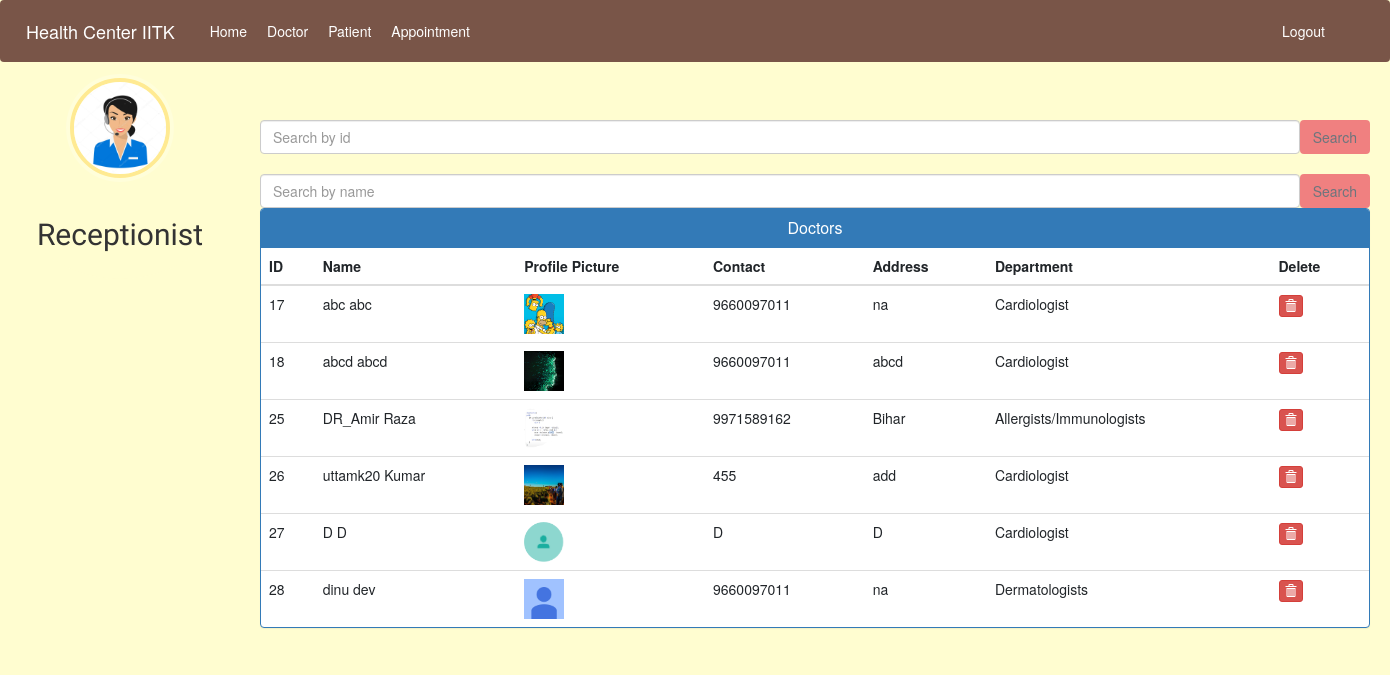
/admin-view-doctor (signed in), run on an earlier commit of the app's database.
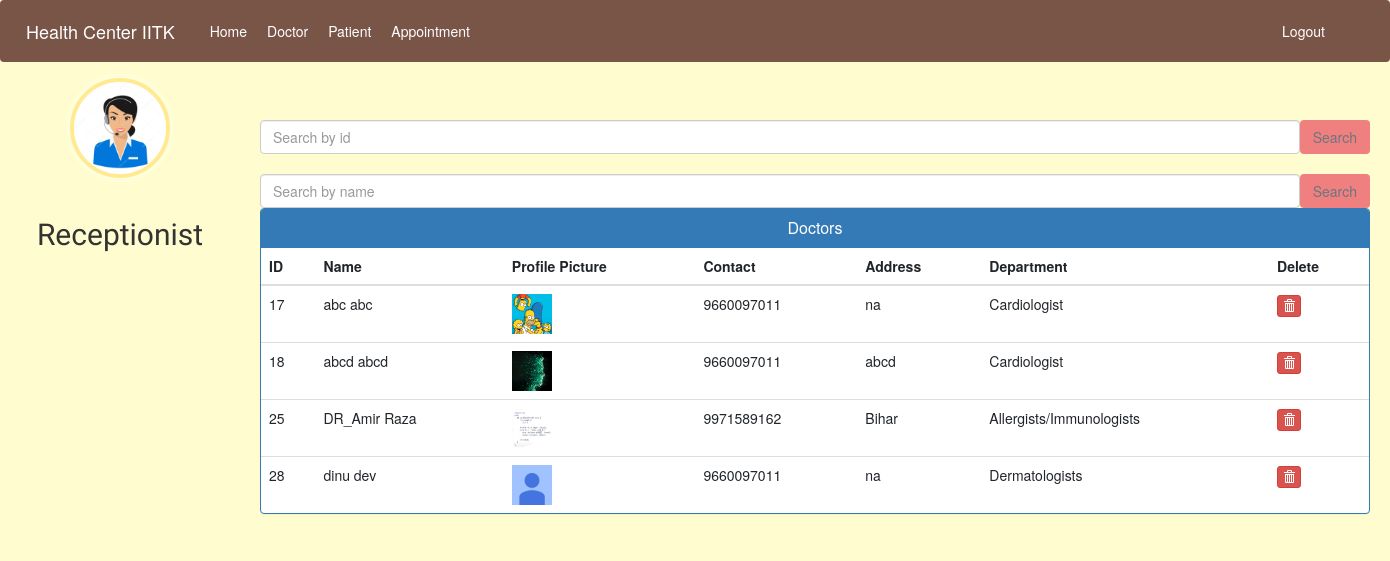
And on a later commit of the database.
### hospital/models.py (models this page shows, shortened)
class Doctor(models.Model):
    user = models.OneToOneField(User, on_delete=models.CASCADE)
    profile_pic = models.ImageField(
        upload_to='profile_pic/DoctorProfilePic/', default='../static/images/error.jpg', null=True, blank=True)
    address = models.CharField(max_length=40)
    mobile = models.CharField(max_length=20, null=True)
    department = models.CharField(
        max_length=50, choices=departments, default='Cardiologist')
    status = models.BooleanField(default=False)
    @property
    def get_name(self):
        return self.user.first_name+" "+self.user.last_name
    @property
    def get_id(self):
        return self.user.id

### hospital/views.py (the view)
# urls.py: path('admin-view-doctor', views.admin_view_doctor_view,
@login_required(login_url='adminlogin')
@user_passes_test(is_admin)
def admin_view_doctor_view(request):
    if 'q' in request.GET:
        q = request.GET['q']
        doctors = models.Doctor.objects.all().filter(
            user__first_name__icontains=q, status=True)
        return render(request, 'hospital/admin_view_doctor.html', {'doctors': doctors})
    else:
        doctors = models.Doctor.objects.all().filter(status=True)
        return render(request, 'hospital/admin_view_doctor.html', {'doctors': doctors})

### hospital/views.py (called while the page is built)
def is_admin(user):
    return user.groups.filter(name='ADMIN').exists()

### templates/hospital/admin_view_doctor.html (shortened to what this page needs)
{% extends 'hospital/admin_base.html' %}
{% block content %}
{%load static%}
<head>
  <link href="//netdna.bootstrapcdn.com/bootstrap/3.0.0/css/bootstrap.min.css" rel="stylesheet" id="bootstrap-css">
</head>
<div class="container">
  <br />
  <br />
  <br />
  <br />
  <form class="d-flex" method=GET action="{% url 'admin-view-doctor-id' %}">
    <input class="form-control me-2" type="search" placeholder="Search by id" aria-label="Search by id" name='q'>
    <button class="btn btn-outline-secondary" type="submit" style="background-color: lightcoral">Search</button>
  </form>
  <br>
  <form class="d-flex" method=GET action="{% url 'admin-view-doctor' %}">
    <input class="form-control me-2" type="search" placeholder="Search by name" aria-label="Search" name='q'>
    <button class="btn btn-outline-secondary" type="submit" style="background-color: lightcoral">Search</button>
  </form>
  <div class="panel panel-primary">
    <div class="panel-heading">
      <h6 class="panel-title">Doctors</h6>
    </div>
    <table class="table table-hover" id="dev-table">
      <thead>
        <tr>
          <th>ID</th>
          <th>Name</th>
          <th>Profile Picture</th>
          <th>Contact</th>
          <th>Address</th>
          <th>Department</th>
          <th>Delete</th>
        </tr>
      </thead>
      {% for d in doctors %}
      <tr>
        <td> {{d.get_id}}</td>
        <td> {{d.get_name}}</td>
        <td> <img src="{% static d.profile_pic.url %}" alt="Profile Pic" height="40px" width="40px" /></td>
        <td>{{d.mobile}}</td>
        <td>{{d.address}}</td>
        <td>{{d.department}}</td>
        <td><a class="btn btn-danger btn-xs" href="{% url 'delete-doctor-from-hospital' d.id  %}"><span
              class="glyphicon glyphicon-trash"></span></a></td>
      </tr>
      {% endfor %}
    </table>
  </div>
</div>
{% endblock content %}

### templates/hospital/admin_base.html (shortened to what this page needs)
<!DOCTYPE html>
{% load static %}
<html lang="en">
<head>
  <link rel="stylesheet" href="https://stackpath.bootstrapcdn.com/bootstrap/4.3.1/css/bootstrap.min.css">
  <link rel="stylesheet" href="https://maxcdn.bootstrapcdn.com/font-awesome/4.7.0/css/font-awesome.min.css">
  <link rel="stylesheet" href="{% static '/style.css' %}">
</head>
<body style="background-color:rgb(255, 253, 208) ;" style="font-family: 'Work Sans', sans-serif;">
  <nav class="menu" tabindex="0">
    <header style="background-color: rgb(255, 253, 208);" class="avatar">
      <img src="{% static "images/admin.png" %}" />
      <br><br>
      <h2 style="font-family: 'Work Sans', sans-serif;">Receptionist</h2>
    </header>
  </nav>
  <main>
    <div class="bs-example">
      <nav class="navbar navbar-expand-lg  navbar-dark fixed-top" id="fkup" style="background:rgb(121, 85, 72);">
        <a href="#" class="navbar-brand">Health Center IITK</a>
        <a href="/admin-dashboard" class="nav-item nav-link" style="color:white" style="font-family: 'Work Sans', sans-serif;">Home</a>
        <a href="/admin-doctor" class="nav-item nav-link"style="color:white" style="font-family: 'Work Sans', sans-serif;">Doctor</a>
        <a href="/admin-patient" class="nav-item nav-link"style="color:white"style="font-family: 'Work Sans', sans-serif;">Patient</a>
        <a href="/admin-appointment" class="nav-item nav-link"style="color:white" style="font-family: 'Work Sans', sans-serif;">Appointment</a>
        <div class="collapse navbar-collapse justify-content-between" id="navbarCollapse">
          <div class="navbar-nav" style=" margin-left: 90%;">
            <a href="/logout" class="nav-item nav-link" style="color:white">Logout</a>
          </div>
        </div>
      </nav>
    </div>
    <br><br>
    {% block content %}
    {% endblock content %}
    <br><br><br><br>
  </main>
</body>
</html>

### static/style.css (style rules this page uses)
body { padding-left: 240px; }
main { position: relative; height: 100vh; }
.menu { background: #5bc995; height: 100vh; width: 240px; position: fixed; top: 0px; left: 0; z-index: 5; outline: none; }
.menu .avatar { background: rgba(0, 0, 0, 0.1); padding: 2em 0.5em; text-align: center; }
.menu .avatar img { width: 100px; border-radius: 50%; overflow: hidden; border: 4px solid #ffea92; box-shadow: 0 0 0 4px rgba(255, 255, 255, 0.2); }
.menu .avatar h2 { font-weight: normal; margin-bottom: 0; }

### templates/hospital/admin_base.html (style rules this page uses)
a:link { text-decoration: none; }
a { color: rgb(202, 35, 35); }
.menu { background-color: rgb(255, 253, 208); }
.avatar { border-radius: 50%; background-color: rgb(255, 253, 208); margin-top: 50px; }
#fkup { position : fixed; margin-bottom: 20%; }
body { background-color: rgb(255, 253, 208); font-family: 'Work Sans', sans-serif; }

### templates/hospital/admin_view_doctor.html (style rules this page uses)
a:link { text-decoration: none; }
h6 { text-align: center; }

What changed in the data, as far as the page shows it:
removed Doctor: get_id "26", get_name "uttamk20 Kumar", profile_pic (picture), mobile "455", address "add", department "Cardiologist"
removed Doctor: get_id "27", get_name "D D", profile_pic (placeholder picture), mobile "D", address "D", department "Cardiologist"
